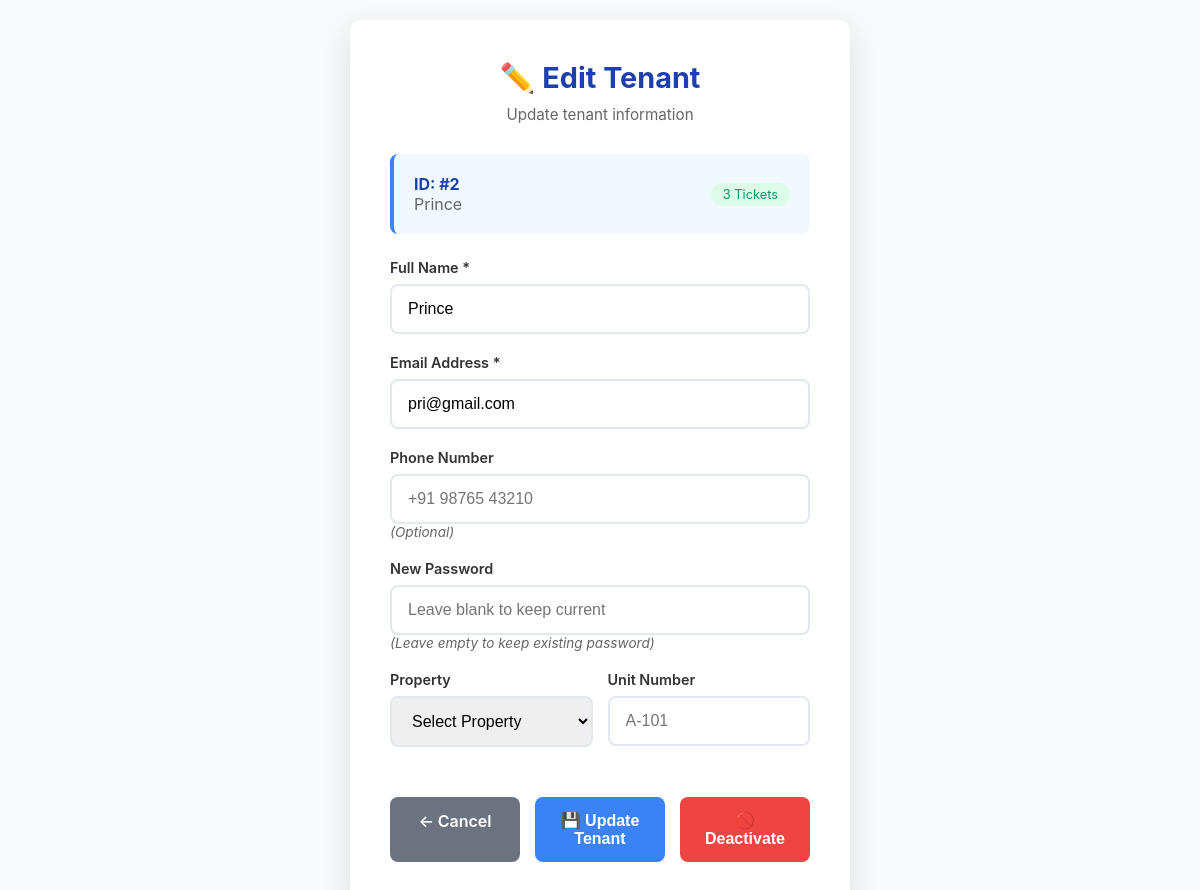
The page /manager/edit_tenant/2 (signed in) on the database its author committed.
### models.py (models this page shows, shortened)
class Tenant(db.Model, UserMixin):
    __tablename__ = "tenants"
    id = db.Column(db.Integer, primary_key=True)
    name = db.Column(db.String(120))
    email = db.Column(db.String(120), unique=True, nullable=False)
    password_hash = db.Column(db.String(255))
    phone = db.Column(db.String(20))
    is_active = db.Column(db.Boolean, default=True)
    tickets = db.relationship("Ticket", back_populates="tenant")

### app.py (the view, shortened to what this page needs)
@app.route('/manager/edit_tenant/<int:tenant_id>', methods=['GET', 'POST'])
@login_required
def edit_tenant(tenant_id):
    if not isinstance(current_user, Manager):
        abort(403)
    tenant = Tenant.query.get_or_404(tenant_id)
    return render_template('manager/edit_tenant.html', tenant=tenant)

### app.py (called while the page is built, shortened)
@loginmanager.user_loader
def load_user(user_id):
    if not user_id:
        return None
    if ":" in user_id:
        role, raw_id = user_id.split(":", 1)
        if not raw_id.isdigit():
            return None
        lookup = {
            "manager": Manager,
            "tenant": Tenant,
            "technician": Technician,
        }
        model = lookup.get(role)
        if not model:
            return None
        user = db.session.get(model, int(raw_id))
        return user if user and user.is_active else None

### templates/manager/edit_tenant.html (shortened to what this page needs)
<!doctype html>
<html lang="en">
  <head>
  </head>
  <body>
    <div class="container">
      <h1>✏️ Edit Tenant</h1>
      <p class="subtitle">Update tenant information</p>
      <div class="tenant-info">
        <div
          style="
            display: flex;
            justify-content: space-between;
            align-items: center;
          "
        >
          <div>
            <div class="tenant-id">ID: #{{ tenant.id }}</div>
            <div style="color: #666">{{ tenant.name }}</div>
          </div>
          <span
            style="
              background: #dcfce7;
              color: #059669;
              padding: 4px 12px;
              border-radius: 20px;
              font-size: 0.8rem;
            "
          >
            {{ tenant.tickets|length }} Tickets
          </span>
        </div>
      </div>
      <form method="POST">
        <div class="form-group">
          <label for="name">Full Name *</label>
          <input
            type="text"
            id="name"
            name="name"
            value="{{ tenant.name }}"
            required
          />
        </div>
        <div class="form-group">
          <label for="email">Email Address *</label>
          <input
            type="email"
            id="email"
            name="email"
            value="{{ tenant.email }}"
            required
          />
        </div>
        <div class="form-group">
          <label for="phone">Phone Number</label>
          <input
            type="tel"
            id="phone"
            name="phone"
            value="{{ tenant.phone or '' }}"
            placeholder="+91 98765 43210"
          />
          <div class="optional">(Optional)</div>
        </div>
        <div class="form-group">
          <label for="password">New Password</label>
          <input
            type="password"
            id="password"
            name="password"
            placeholder="Leave blank to keep current"
          />
          <div class="optional">(Leave empty to keep existing password)</div>
        </div>
        <div
          style="
            display: grid;
            grid-template-columns: 1fr 1fr;
            gap: 15px;
            margin-bottom: 20px;
          "
        >
          <div class="form-group">
            <label for="property_id">Property</label>
            <select id="property_id" name="property_id">
              <option value="">Select Property</option>
            </select>
          </div>
          <div class="form-group">
            <label for="unit_number">Unit Number</label>
            <input
              type="text"
              id="unit_number"
              name="unit_number"
              placeholder="A-101"
            />
          </div>
        </div>
        <div class="btn-group">
          <a href="{{ url_for('manage_tenants') }}" class="btn btn-secondary"
            >← Cancel</a
          >
          <button type="submit" class="btn btn-primary">
            💾 Update Tenant
          </button>
          {% if tenant.is_active %}
          <form
            method="POST"
            action="{{ url_for('deactivate_tenant', tenant_id=tenant.id) }}"
            style="display: inline"
            onsubmit="return confirm('Deactivate {{ tenant.name }}? They will lose access.');"
          >
            <button type="submit" class="btn btn-danger">🚫 Deactivate</button>
          </form>
          {% endif %}
        </div>
      </form>
    </div>
  </body>
</html>

### templates/manager/edit_tenant.html (style rules this page uses)
* { margin: 0; padding: 0; box-sizing: border-box; }
body { font-family: -apple-system, BlinkMacSystemFont, sans-serif; background: #f8f9fa; color: #333; padding: 20px; }
.container { max-width: 500px; margin: 0 auto; background: white; padding: 40px; border-radius: 12px; box-shadow: 0 10px 30px rgba(0, 0, 0, 0.1); }
h1 { color: #1e40af; margin-bottom: 10px; text-align: center; font-size: 1.8rem; font-weight: 700; }
.subtitle { color: #666; text-align: center; margin-bottom: 30px; font-size: 0.95rem; }
.tenant-info { background: #f0f9ff; padding: 20px; border-radius: 8px; margin-bottom: 25px; border-left: 4px solid #3b82f6; }
.tenant-id { font-weight: 700; color: #1e40af; }
.form-group { margin-bottom: 20px; }
label { display: block; margin-bottom: 8px; font-weight: 600; color: #333; font-size: 0.9rem; }
input, select { width: 100%; padding: 14px 16px; border: 2px solid #e2e8f0; border-radius: 8px; font-size: 1rem; transition: border-color 0.2s; }
.optional { color: #666; font-size: 0.85rem; font-style: italic; }
.btn-group { display: flex; gap: 15px; margin-top: 30px; }
.btn { flex: 1; padding: 14px 20px; border: none; border-radius: 8px; font-weight: 600; cursor: pointer; font-size: 1rem; text-decoration: none; text-align: center; transition: all 0.2s; }
.btn-primary { background: #3b82f6; color: white; }
.btn-secondary { background: #6b7280; color: white; }
.btn-danger { background: #ef4444; color: white; }

### rows shown on the page
Tenant: id "2", name "Prince", email "pri@gmail.com"

### other values the page prints
{{ tenant.tickets|length }} "3"
